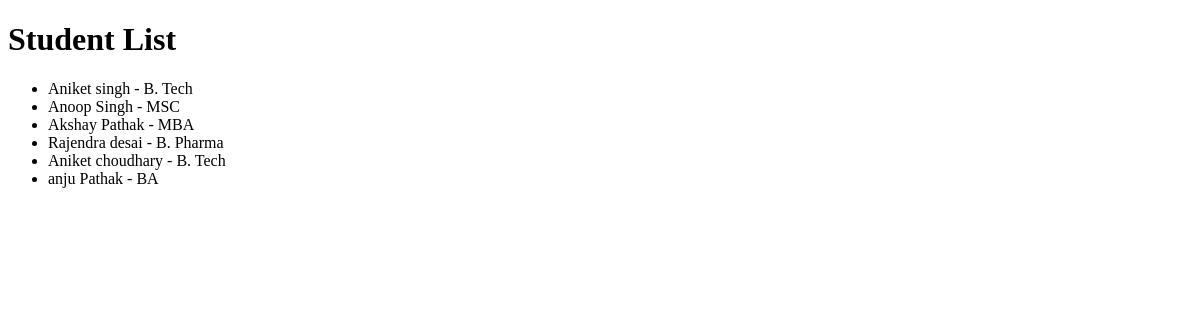
/students/, run on an earlier commit of the app's database.
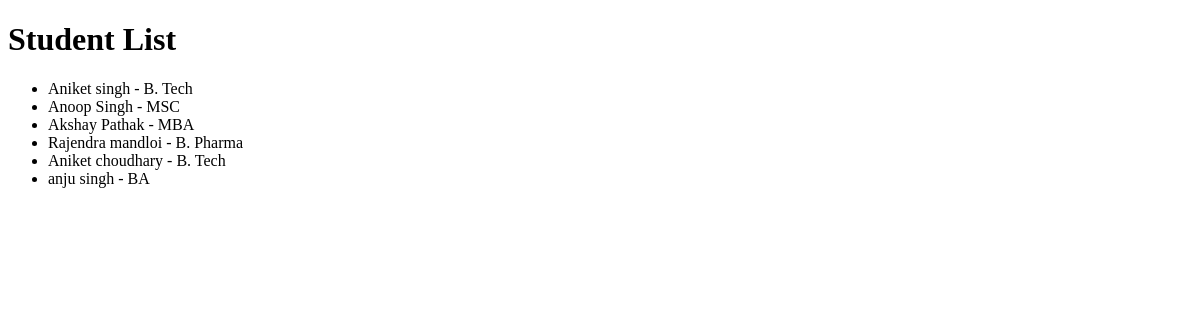
And on a later commit of the database.
### students_details/models.py (models this page shows, shortened)
class Student(models.Model):
    name = models.CharField(max_length=200)
    age = models.IntegerField()
    course = models.ForeignKey(Course, on_delete=models.CASCADE)
    enrollment_date = models.DateField()

class Course(models.Model):
    course_name = models.CharField(max_length=100)
    def __str__(self):
        return self.course_name

### students_details/views.py (the view)
# urls.py: path('students/', views.students_list),
def students_list(request):
    students = Student.objects.all()
    return render(request, 'student_list.html', {'students': students})

### students_details/templates/student_list.html (shortened to what this page needs)
<!DOCTYPE html>
<html>
<head>
</head>
<body>
    <h1>Student List</h1>
    <ul>
        {% for student in students %}
        <li>{{ student.name }} - {{ student.course }}</li>
        {% endfor %}
    </ul>
</body>
</html>

What changed in the data, as far as the page shows it:
changed Student "B. Pharma": name "Rajendra desai" → "Rajendra mandloi"
changed Student "BA": name "anju Pathak" → "anju singh"
